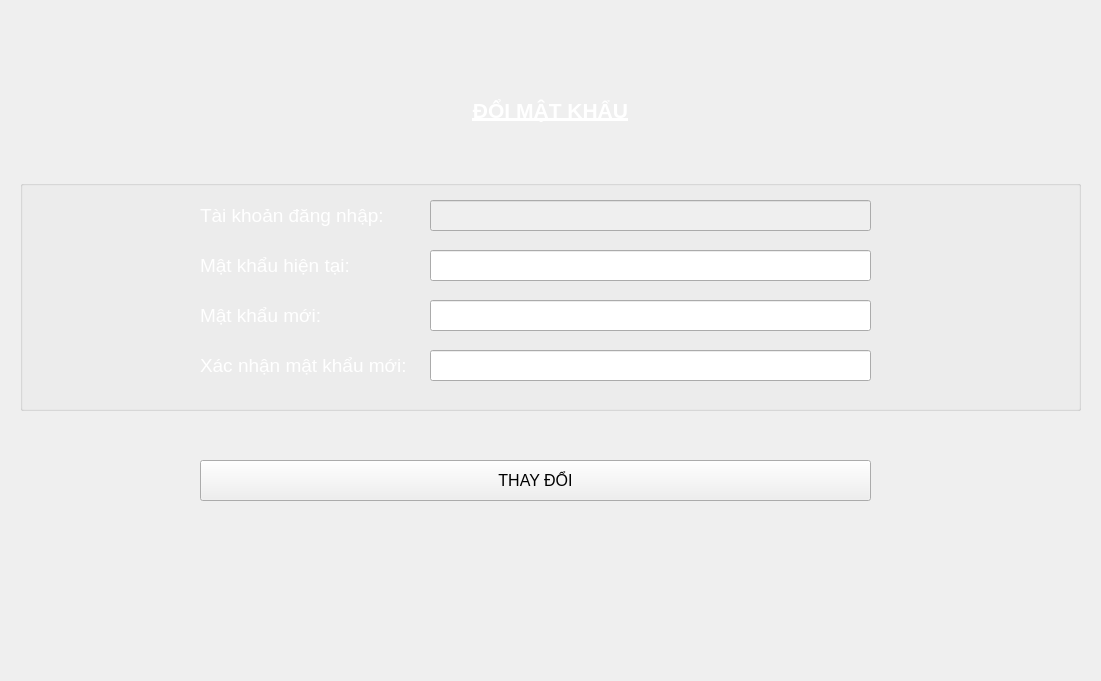
<?xml version="1.0" encoding="UTF-8"?>
<ui version="4.0">
 <class>Form</class>
 <widget class="QWidget" name="Form">
  <property name="geometry">
   <rect>
    <x>0</x>
    <y>0</y>
    <width>1101</width>
    <height>681</height>
   </rect>
  </property>
  <property name="windowTitle">
   <string>Form</string>
  </property>
  <widget class="QLabel" name="label">
   <property name="geometry">
    <rect>
     <x>0</x>
     <y>0</y>
     <width>1101</width>
     <height>681</height>
    </rect>
   </property>
   <property name="text">
    <string/>
   </property>
   <property name="pixmap">
    <pixmap>resources/background.jpg</pixmap>
   </property>
  </widget>
  <widget class="QLabel" name="label_2">
   <property name="geometry">
    <rect>
     <x>0</x>
     <y>90</y>
     <width>1101</width>
     <height>41</height>
    </rect>
   </property>
   <property name="font">
    <font>
     <pointsize>16</pointsize>
     <weight>75</weight>
     <bold>true</bold>
     <underline>true</underline>
    </font>
   </property>
   <property name="styleSheet">
    <string notr="true">color: white;</string>
   </property>
   <property name="text">
    <string>ĐỔI MẬT KHẨU</string>
   </property>
   <property name="scaledContents">
    <bool>false</bool>
   </property>
   <property name="alignment">
    <set>Qt::AlignCenter</set>
   </property>
  </widget>
  <widget class="QPushButton" name="buttonThayDoi">
   <property name="geometry">
    <rect>
     <x>200</x>
     <y>460</y>
     <width>671</width>
     <height>41</height>
    </rect>
   </property>
   <property name="font">
    <font>
     <pointsize>12</pointsize>
    </font>
   </property>
   <property name="cursor">
    <cursorShape>PointingHandCursor</cursorShape>
   </property>
   <property name="text">
    <string>THAY ĐỔI</string>
   </property>
  </widget>
  <widget class="QGroupBox" name="groupBox">
   <property name="geometry">
    <rect>
     <x>20</x>
     <y>180</y>
     <width>1061</width>
     <height>231</height>
    </rect>
   </property>
   <property name="title">
    <string/>
   </property>
   <widget class="QLabel" name="lblMaTaiKhoan">
    <property name="geometry">
     <rect>
      <x>180</x>
      <y>20</y>
      <width>191</width>
      <height>31</height>
     </rect>
    </property>
    <property name="font">
     <font>
      <pointsize>14</pointsize>
     </font>
    </property>
    <property name="styleSheet">
     <string notr="true">color: white;</string>
    </property>
    <property name="text">
     <string>Tài khoản đăng nhập:</string>
    </property>
   </widget>
   <widget class="QLabel" name="lblMaTaiKhoan_2">
    <property name="geometry">
     <rect>
      <x>180</x>
      <y>70</y>
      <width>161</width>
      <height>31</height>
     </rect>
    </property>
    <property name="font">
     <font>
      <pointsize>14</pointsize>
     </font>
    </property>
    <property name="styleSheet">
     <string notr="true">color: white;</string>
    </property>
    <property name="text">
     <string>Mật khẩu hiện tại:</string>
    </property>
   </widget>
   <widget class="QLabel" name="lblMaTaiKhoan_3">
    <property name="geometry">
     <rect>
      <x>180</x>
      <y>120</y>
      <width>121</width>
      <height>31</height>
     </rect>
    </property>
    <property name="font">
     <font>
      <pointsize>14</pointsize>
     </font>
    </property>
    <property name="styleSheet">
     <string notr="true">color: white;</string>
    </property>
    <property name="text">
     <string>Mật khẩu mới:</string>
    </property>
   </widget>
   <widget class="QLabel" name="lblMaTaiKhoan_4">
    <property name="geometry">
     <rect>
      <x>180</x>
      <y>170</y>
      <width>211</width>
      <height>31</height>
     </rect>
    </property>
    <property name="font">
     <font>
      <pointsize>14</pointsize>
     </font>
    </property>
    <property name="styleSheet">
     <string notr="true">color: white;</string>
    </property>
    <property name="text">
     <string>Xác nhận mật khẩu mới:</string>
    </property>
   </widget>
   <widget class="QLineEdit" name="txtTaiKhoanDangNhap">
    <property name="enabled">
     <bool>false</bool>
    </property>
    <property name="geometry">
     <rect>
      <x>410</x>
      <y>20</y>
      <width>441</width>
      <height>31</height>
     </rect>
    </property>
    <property name="font">
     <font>
      <pointsize>12</pointsize>
     </font>
    </property>
   </widget>
   <widget class="QLineEdit" name="txtMatKhauHienTai">
    <property name="geometry">
     <rect>
      <x>410</x>
      <y>70</y>
      <width>441</width>
      <height>31</height>
     </rect>
    </property>
    <property name="font">
     <font>
      <pointsize>12</pointsize>
     </font>
    </property>
    <property name="echoMode">
     <enum>QLineEdit::Password</enum>
    </property>
   </widget>
   <widget class="QLineEdit" name="txtMatKhauMoi">
    <property name="geometry">
     <rect>
      <x>410</x>
      <y>120</y>
      <width>441</width>
      <height>31</height>
     </rect>
    </property>
    <property name="font">
     <font>
      <pointsize>12</pointsize>
     </font>
    </property>
    <property name="echoMode">
     <enum>QLineEdit::Password</enum>
    </property>
   </widget>
   <widget class="QLineEdit" name="txtXacNhanMatKhau">
    <property name="geometry">
     <rect>
      <x>410</x>
      <y>170</y>
      <width>441</width>
      <height>31</height>
     </rect>
    </property>
    <property name="font">
     <font>
      <pointsize>12</pointsize>
     </font>
    </property>
    <property name="echoMode">
     <enum>QLineEdit::Password</enum>
    </property>
   </widget>
  </widget>
 </widget>
 <resources/>
 <connections/>
</ui>
